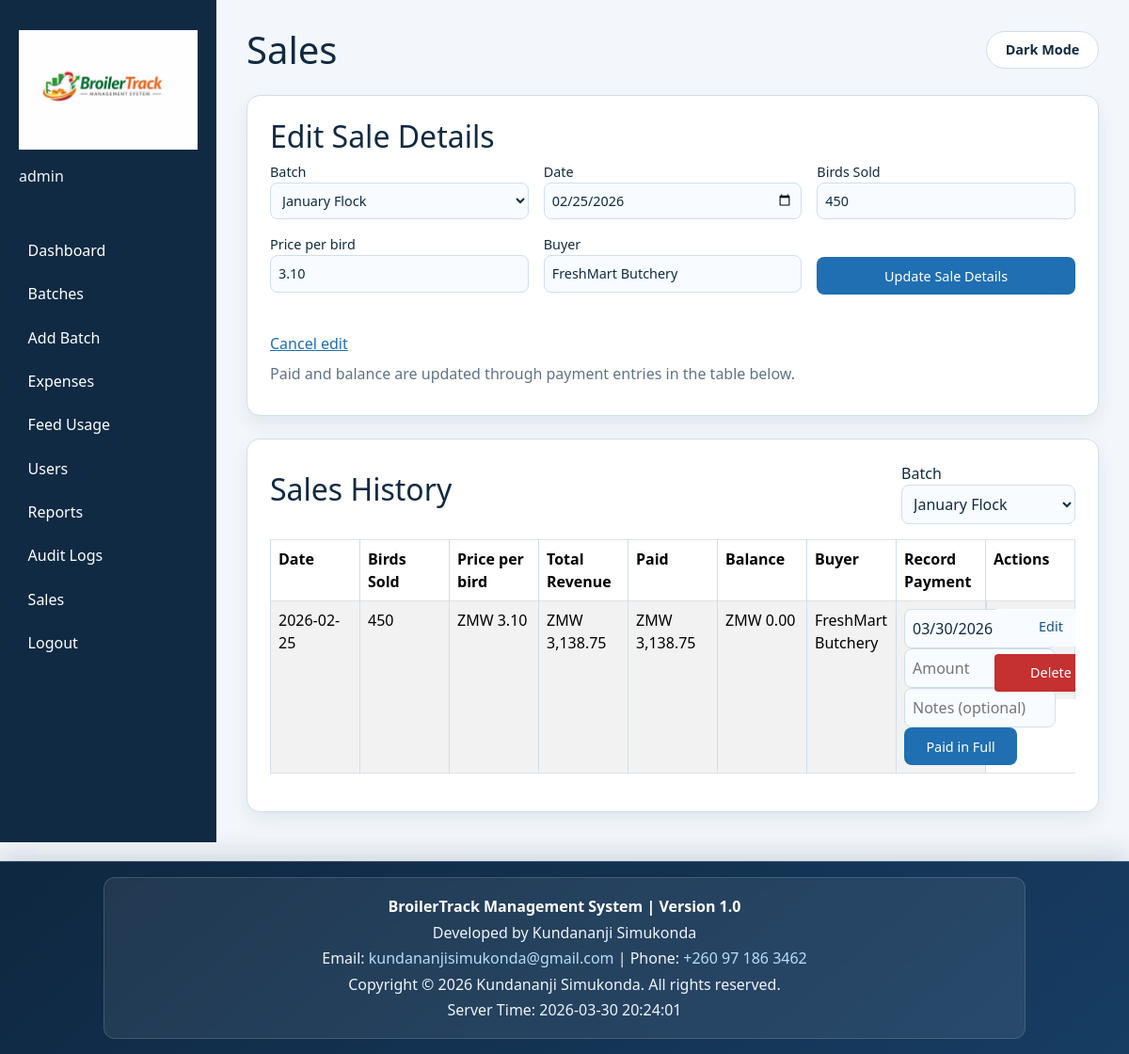
Screenshot of /sales.php?batch_id=1&edit_id=1 (signed in) with the database file from the repository.
### tables this page shows
CREATE TABLE IF NOT EXISTS sales (
    sale_id INT AUTO_INCREMENT PRIMARY KEY,
    batch_id INT NOT NULL,
    date DATE NOT NULL,
    birds_sold INT UNSIGNED NOT NULL,
    average_weight_kg DECIMAL(10,3) UNSIGNED NOT NULL DEFAULT 0.000,
    price_per_bird DECIMAL(10,2) UNSIGNED NOT NULL,
    total_weight DECIMAL(12,3) UNSIGNED NOT NULL DEFAULT 0.000,
    total_revenue DECIMAL(14,2) UNSIGNED NOT NULL,
    paid_amount DECIMAL(14,2) UNSIGNED NOT NULL DEFAULT 0.00,
    balance_amount DECIMAL(14,2) UNSIGNED NOT NULL DEFAULT 0.00,
    created_by INT NULL,
    is_deleted TINYINT(1) NOT NULL DEFAULT 0,
    deleted_at TIMESTAMP NULL DEFAULT NULL,
    buyer VARCHAR(160) NULL,
    created_at TIMESTAMP DEFAULT CURRENT_TIMESTAMP,
    INDEX idx_sales_batch_date (batch_id, date),
    CONSTRAINT chk_sales_birds_sold_positive CHECK (birds_sold > 0),
    CONSTRAINT chk_sales_price_per_bird_positive CHECK (price_per_bird > 0),
    CONSTRAINT chk_sales_total_weight_non_negative CHECK (total_weight >= 0),
    CONSTRAINT chk_sales_total_revenue_non_negative CHECK (total_revenue >= 0),
    CONSTRAINT chk_sales_paid_amount_non_negative CHECK (paid_amount >= 0),
    CONSTRAINT chk_sales_balance_amount_non_negative CHECK (balance_amount >= 0),
    CONSTRAINT chk_sales_paid_not_exceed_revenue CHECK (paid_amount <= total_revenue),
    CONSTRAINT fk_sales_batch FOREIGN KEY (batch_id) REFERENCES batches(batch_id) ON DELETE CASCADE
);

CREATE TABLE IF NOT EXISTS batches (
    batch_id INT AUTO_INCREMENT PRIMARY KEY,
    batch_name VARCHAR(120) NOT NULL,
    breed VARCHAR(80) NOT NULL,
    start_date DATE NOT NULL,
    expected_harvest_date DATE NOT NULL,
    initial_chicks INT UNSIGNED NOT NULL,
    chick_cost DECIMAL(10,2) UNSIGNED NOT NULL,
    total_chick_cost DECIMAL(12,2) UNSIGNED NOT NULL,
    current_alive INT UNSIGNED NOT NULL DEFAULT 0,
    mortality_count INT UNSIGNED NOT NULL DEFAULT 0,
    notes TEXT NULL,
    created_at TIMESTAMP DEFAULT CURRENT_TIMESTAMP,
    INDEX idx_batches_start_date (start_date),
    CONSTRAINT chk_batches_initial_chicks_positive CHECK (initial_chicks > 0),
    CONSTRAINT chk_batches_chick_cost_positive CHECK (chick_cost > 0),
    CONSTRAINT chk_batches_total_chick_cost_non_negative CHECK (total_chick_cost >= 0),
    CONSTRAINT chk_batches_alive_mortality_bounds CHECK (current_alive + mortality_count <= initial_chicks)
);

### sales.php (called while the page is built, shortened)
<?php
require_once __DIR__ . '/config/bootstrap.php';
require_once __DIR__ . '/controllers/BatchController.php';
require_once __DIR__ . '/controllers/SaleController.php';
$pdo = app_db();
$batchController = new BatchController($pdo);
$saleController = new SaleController($pdo);
$batches = $batchController->list();
$defaultBatchId = $batchController->defaultBatchId();
$selectedBatchId = isset($_REQUEST['batch_id']) ? (int)$_REQUEST['batch_id'] : ($defaultBatchId ?? 0);
$editSaleId = isset($_GET['edit_id']) ? (int)$_GET['edit_id'] : 0;
$isAdmin = current_user_role() === 'admin';
$editingSale = ($isAdmin && $editSaleId > 0) ? $saleController->find($editSaleId) : null;
$sales = $selectedBatchId > 0 ? $saleController->list($selectedBatchId) : [];
include __DIR__ . '/views/layout_header.php';
include __DIR__ . '/views/sales.php';
include __DIR__ . '/views/layout_footer.php';

### config/bootstrap.php (called while the page is built, shortened)
<?php
function current_user_role(): string
{
    return (string)($_SESSION['role'] ?? '');
}

### models/Sale.php (called while the page is built, shortened)
<?php
class Sale
{
    private PDO $pdo;
    public function __construct(PDO $pdo)
    {
        $this->pdo = $pdo;
    }
    public function forBatch(int $batchId, ?int $createdBy = null): array
    {
        $sql = 'SELECT * FROM sales WHERE batch_id = :batch_id AND is_deleted = 0';
        $params = ['batch_id' => $batchId];
        $sql .= ' ORDER BY date DESC';
        $stmt = $this->pdo->prepare($sql);
        $stmt->execute($params);
        return $stmt->fetchAll() ?: [];
    }
    public function find(int $saleId, ?int $createdBy = null): ?array
    {
        $sql = 'SELECT * FROM sales WHERE sale_id = :sale_id AND is_deleted = 0';
        $params = ['sale_id' => $saleId];
        $stmt = $this->pdo->prepare($sql);
        $stmt->execute($params);
        $row = $stmt->fetch();
        return $row ?: null;
    }
    private function ensurePaymentsTable(): void
    {
        $driver = $this->pdo->getAttribute(PDO::ATTR_DRIVER_NAME);
        $sql = 'CREATE TABLE IF NOT EXISTS sales_payments (
            payment_id INT AUTO_INCREMENT PRIMARY KEY,
            sale_id INT NOT NULL,
            payment_date DATE NOT NULL,
            amount DECIMAL(14,2) UNSIGNED NOT NULL,
            notes VARCHAR(255) NULL,
            recorded_by INT NULL,
            created_at TIMESTAMP DEFAULT CURRENT_TIMESTAMP,
            INDEX idx_sales_payments_sale_date (sale_id, payment_date),
            INDEX idx_sales_payments_sale_id (sale_id)
        ) ENGINE=MyISAM';
        $this->pdo->exec($sql);
    }
}

### controllers/SaleController.php (called while the page is built, shortened)
<?php
require_once __DIR__ . '/../models/Sale.php';
class SaleController
{
    private Sale $saleModel;
    public function __construct(PDO $pdo)
    {
        $this->saleModel = new Sale($pdo);
    }
    public function list(int $batchId): array
    {
        return $this->saleModel->forBatch($batchId);
    }
    public function find(int $saleId): ?array
    {
        return $this->saleModel->find($saleId);
    }
}

### models/Batch.php (called while the page is built, shortened)
<?php
class Batch
{
    private PDO $pdo;
    public function __construct(PDO $pdo)
    {
        $this->pdo = $pdo;
    }
    public function all(): array
    {
        $stmt = $this->pdo->query('SELECT * FROM batches ORDER BY start_date DESC');
        return $stmt->fetchAll() ?: [];
    }
    public function latest(): ?array
    {
        $stmt = $this->pdo->query('SELECT * FROM batches ORDER BY start_date DESC LIMIT 1');
        $batch = $stmt->fetch();
        return $batch ?: null;
    }
}

### controllers/BatchController.php (called while the page is built, shortened)
<?php
require_once __DIR__ . '/../models/Batch.php';
require_once __DIR__ . '/../models/Sale.php';
class BatchController
{
    private Batch $batchModel;
    public function __construct(PDO $pdo)
    {
        $this->batchModel = new Batch($pdo);
    }
    public function list(): array
    {
        return $this->batchModel->all();
    }
    public function defaultBatchId(): ?int
    {
        $latest = $this->batchModel->latest();
        return $latest ? (int)$latest['batch_id'] : null;
    }
}

### views/sales.php (the view, shortened to what this page needs)
<?php $isAdmin = (($_SESSION['role'] ?? '') === 'admin'); ?>
<section class="form-section">
    <h2><?= $editingSale ? 'Edit Sale Details' : 'Record Sale'; ?></h2>
    <form method="post" class="form-grid">
        <label>Batch
            <select name="batch_id" required>
                <?php foreach ($batches as $batch): ?>
                    <?php $isSelected = $editingSale ? ((int)$editingSale['batch_id'] === (int)$batch['batch_id']) : ($selectedBatchId === (int)$batch['batch_id']); ?>
                    <option value="<?= (int)$batch['batch_id']; ?>" <?= $isSelected ? 'selected' : ''; ?>>
                        <?= htmlspecialchars($batch['batch_name'], ENT_QUOTES, 'UTF-8'); ?>
                    </option>
                <?php endforeach; ?>
            </select>
        </label>
        <label>Date
            <input type="date" name="date" value="<?= htmlspecialchars($editingSale['date'] ?? '', ENT_QUOTES, 'UTF-8'); ?>" required>
        </label>
        <label>Birds Sold
            <input type="number" name="birds_sold" min="1" value="<?= htmlspecialchars((string)($editingSale['birds_sold'] ?? ''), ENT_QUOTES, 'UTF-8'); ?>" required>
        </label>
        <label>Price per bird
            <input type="number" step="0.01" name="price_per_bird" min="0.01" value="<?= htmlspecialchars((string)($editingSale['price_per_bird'] ?? ''), ENT_QUOTES, 'UTF-8'); ?>" required>
        </label>
        <label>Buyer
            <input type="text" name="buyer" value="<?= htmlspecialchars($editingSale['buyer'] ?? '', ENT_QUOTES, 'UTF-8'); ?>">
        </label>
        <button type="submit"><?= $editingSale ? 'Update Sale Details' : 'Save Sale'; ?></button>
        <?php if ($editingSale): ?>
            <a href="sales.php?batch_id=<?= (int)$selectedBatchId; ?>">Cancel edit</a>
        <?php endif; ?>
    </form>
    <p class="muted">Paid and balance are updated through payment entries in the table below.</p>
</section>
<section class="table-section">
    <div class="section-header">
        <h2>Sales History</h2>
        <form method="get" class="inline-form">
            <label>Batch
                <select name="batch_id" onchange="this.form.submit()">
                    <?php foreach ($batches as $batch): ?>
                        <option value="<?= (int)$batch['batch_id']; ?>" <?= $selectedBatchId === (int)$batch['batch_id'] ? 'selected' : ''; ?>>
                            <?= htmlspecialchars($batch['batch_name'], ENT_QUOTES, 'UTF-8'); ?>
                        </option>
                    <?php endforeach; ?>
                </select>
            </label>
        </form>
    </div>
    <div class="table-responsive">
        <table class="table table-striped table-bordered align-middle">
            <thead>
                <tr>
                    <th>Date</th>
                    <th>Birds Sold</th>
                    <th>Price per bird</th>
                    <th>Total Revenue</th>
                    <th>Paid</th>
                    <th>Balance</th>
                    <th>Buyer</th>
                    <th>Record Payment</th>
                    <th>Actions</th>
                </tr>
            </thead>
            <tbody>
            <?php foreach ($sales as $sale): ?>
                <tr>
                    <td><?= htmlspecialchars($sale['date'], ENT_QUOTES, 'UTF-8'); ?></td>
                    <td><?= number_format((int)$sale['birds_sold']); ?></td>
                    <td>ZMW <?= number_format((float)$sale['price_per_bird'], 2); ?></td>
                    <td>ZMW <?= number_format((float)$sale['total_revenue'], 2); ?></td>
                    <td>ZMW <?= number_format((float)$sale['paid_amount'], 2); ?></td>
                    <td>ZMW <?= number_format((float)$sale['balance_amount'], 2); ?></td>
                    <td><?= htmlspecialchars($sale['buyer'] ?? '', ENT_QUOTES, 'UTF-8'); ?></td>
                    <td>
                        <form method="post" class="inline-form" onsubmit="const btn=this.querySelector('button[type=&quot;submit&quot;]'); if(btn){btn.disabled=true; btn.textContent='Posting...';}">
                            <input type="date" name="payment_date" value="<?= htmlspecialchars(date('Y-m-d'), ENT_QUOTES, 'UTF-8'); ?>" required>
                            <input type="number" step="0.01" min="0.01" max="<?= htmlspecialchars(number_format((float)$sale['balance_amount'], 2, '.', ''), ENT_QUOTES, 'UTF-8'); ?>" name="payment_amount" placeholder="Amount" required>
                            <input type="text" name="payment_notes" maxlength="255" placeholder="Notes (optional)">
                            <button type="submit" <?= (float)$sale['balance_amount'] <= 0 ? 'disabled' : ''; ?>>
                                <?= (float)$sale['balance_amount'] <= 0 ? 'Paid in Full' : 'Post Payment'; ?>
                            </button>
                        </form>
                    </td>
                    <td class="action-cell">
                        <?php if ($isAdmin): ?>
                            <a class="action-link" href="sales.php?batch_id=<?= (int)$selectedBatchId; ?>&edit_id=<?= (int)$sale['sale_id']; ?>">Edit</a>
                            <form method="post" onsubmit="return confirm('Delete this sale record?');">
                                <button type="submit" class="btn-danger">Delete</button>
                            </form>
                        <?php endif; ?>
                    </td>
                </tr>
            <?php endforeach; ?>
            </tbody>
        </table>
    </div>
</section>

### assets/css/style.css (style rules this page uses)
:root { --bg: #f3f7fb; --surface: #ffffff; --surface-soft: #f8fbff; --text: #102a43; --text-muted: #5f738a; --sidebar-bg: #102a43; --sidebar-text: #f0f4f8; --accent: #1f6fb2; --accent-strong: #165384; --success: #2f855a; --error: #c53030; --border: #d0deeb; --shadow-soft: 0 8px 20px rgba(12, 43, 74, 0.08); --shadow-strong: 0 16px 38px rgba(12, 43, 74, 0.14); }
* { box-sizing: border-box; }
body { margin: 0; font-family: 'Segoe UI', Tahoma, sans-serif; background: var(--bg); color: var(--text); overflow-x: hidden; }
a { color: var(--accent); }
.table-section, .form-section, .notes { background: var(--surface); border: 1px solid var(--border); border-radius: 14px; padding: 1.5rem; margin-top: 1.5rem; overflow-x: auto; box-shadow: var(--shadow-soft); }
table { width: 100%; border-collapse: collapse; margin-top: 1rem; min-width: 0; table-layout: fixed; }
table th, table td { border: 1px solid var(--border); padding: 0.5rem; text-align: left; white-space: normal; word-break: break-word; overflow-wrap: anywhere; vertical-align: top; }
.form-grid { display: grid; grid-template-columns: repeat(auto-fit, minmax(220px, 1fr)); gap: 1rem; }
.form-grid label { display: flex; flex-direction: column; font-size: 0.9rem; color: var(--text); }
input, select, textarea, button { font: inherit; }
input, select, textarea { width: 100%; padding: 0.5rem; border: 1px solid var(--border); border-radius: 8px; background: var(--surface-soft); color: var(--text); }
button { margin-top: 1.5rem; padding: 0.58rem 0.95rem; background: var(--accent); color: #fff; border: none; border-radius: 8px; cursor: pointer; font-size: 0.9rem; line-height: 1.2; min-height: 40px; min-width: 120px; }
.btn-primary, .btn-secondary, .btn-danger, .action-link { display: inline-block; border: none; border-radius: 4px; padding: 0.58rem 0.95rem; text-decoration: none; font-size: 0.9rem; line-height: 1.2; min-height: 40px; min-width: 120px; text-align: center; vertical-align: middle; cursor: pointer; }
.btn-danger { background: var(--error); color: #fff; }
.action-link { background: var(--surface-soft); color: var(--accent-strong); }
.inline-form { display: flex; gap: 0.5rem; align-items: center; }
.inline-form button { margin-top: 0; padding: 0.58rem 0.95rem; align-self: stretch; min-height: 40px; min-width: 120px; }
.table td form { display: inline-block; margin: 0; }
.table td form button { margin-top: 0; width: auto; min-width: 120px; min-height: 40px; padding: 0.58rem 0.95rem; }
.table td a { margin-right: 0.45rem; }
.form-grid > a { align-self: end; margin-top: 1.5rem; }
.action-cell { display: flex; flex-wrap: wrap; align-items: center; gap: 0.45rem; }
.action-cell form { margin: 0; }
.action-cell a, .action-cell button { white-space: nowrap; }
.table-responsive { overflow-x: auto; -webkit-overflow-scrolling: touch; }
.section-header { display: flex; justify-content: space-between; align-items: center; gap: 1rem; }
.muted { color: var(--text-muted); margin: 0.5rem 0; }

### rows the page displays
sales: batch_id "January Flock", date "02/25/2026", birds_sold "450", price_per_bird "3.10", buyer "FreshMart Butchery", date "2026-02-25", total_revenue "3,138.75", paid_amount "3,138.75", balance_amount "0.00", shows "Paid in Full"

### other values shown
$_SESSION['username'] "admin"
$pageTitle "Sales"
BROILERTRACK_VERSION "1.0"
form field batch_id "January Flock"
